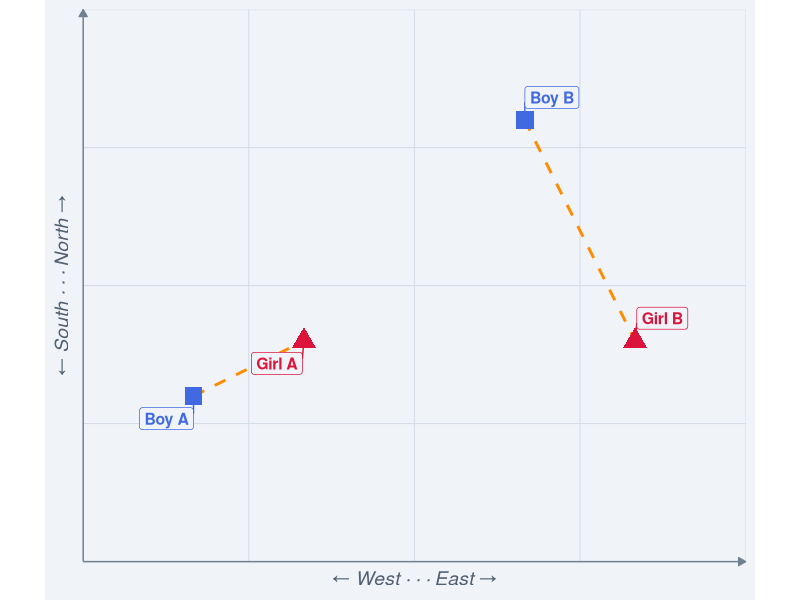
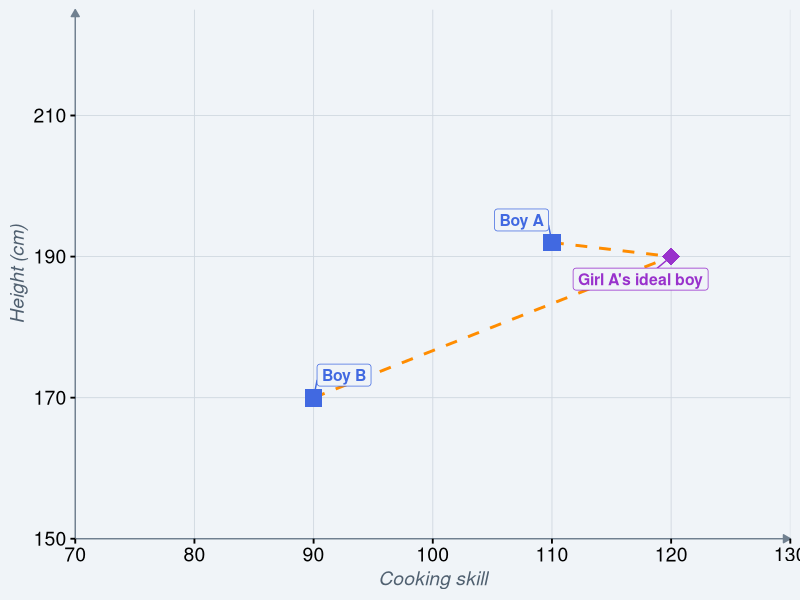
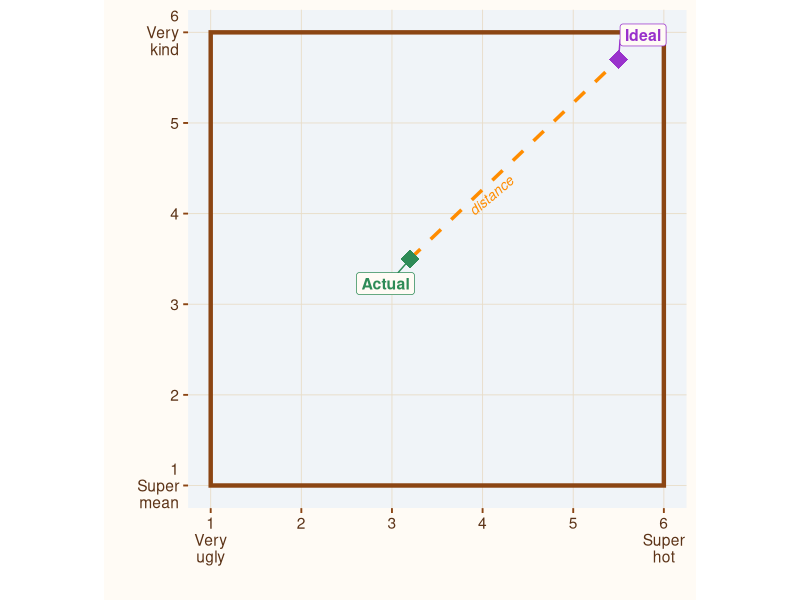
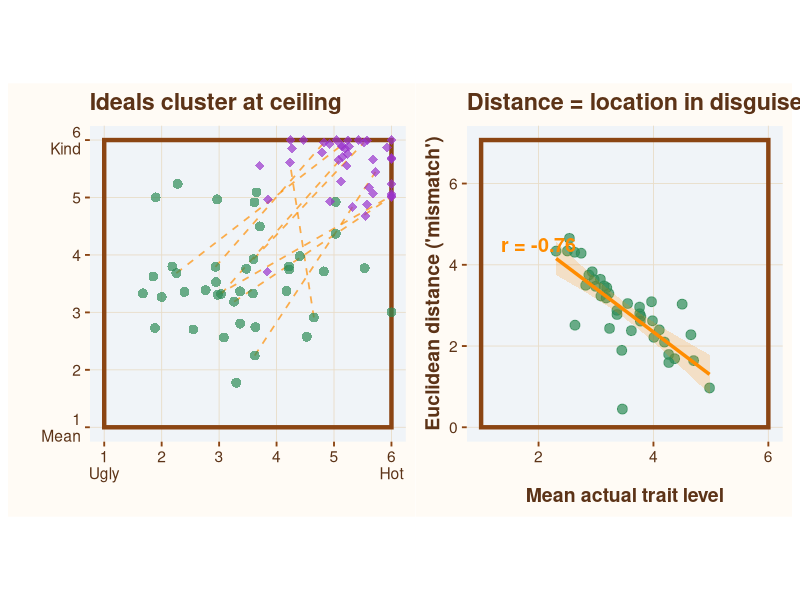
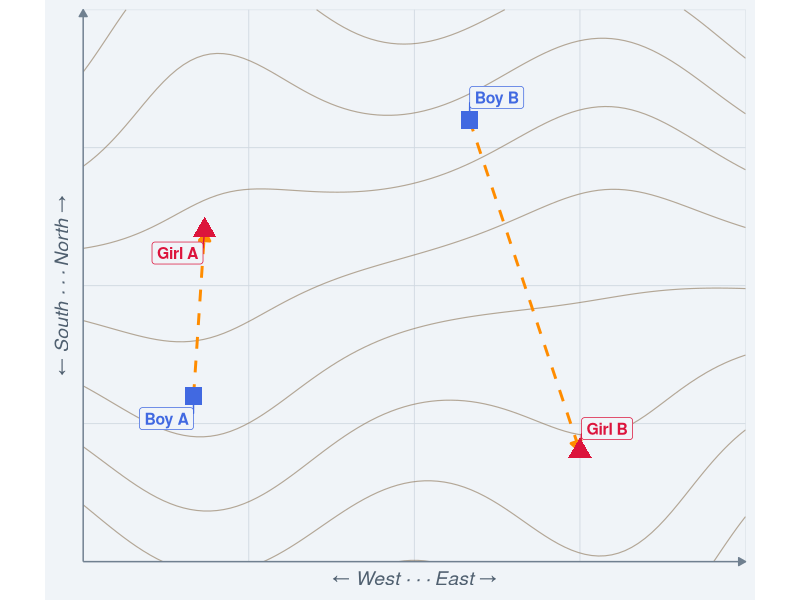
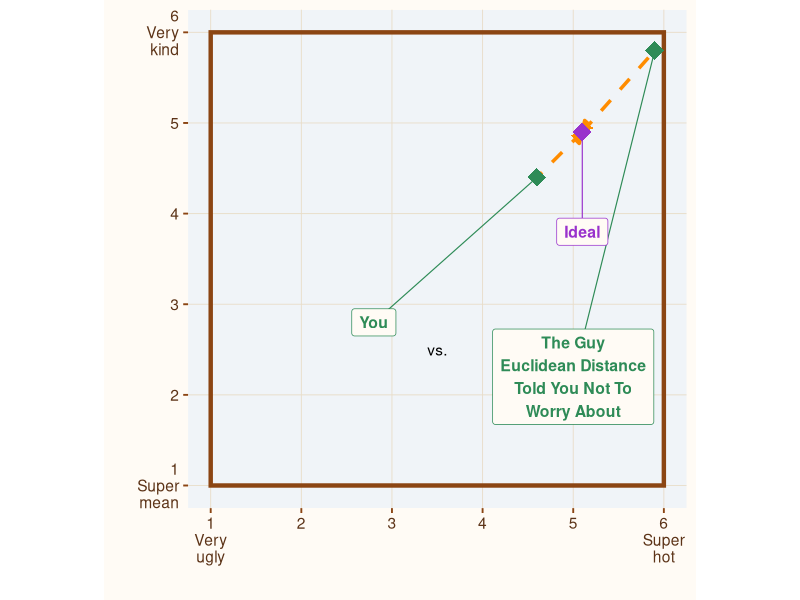

Write R code to recreate these figures, in order.
## ---- chunk 1
library(ggplot2)
library(ggrepel)
library(patchwork)
knitr::opts_chunk$set(warning = FALSE)

# =============================================================================
# THEMES: Space vs Box
# =============================================================================

theme_space <- theme_minimal(base_size = 14) +
    theme(
      panel.background = element_rect(fill = "#f0f4f8", color = NA),
      plot.background = element_rect(fill = "#f0f4f8", color = NA),
      panel.grid.major = element_line(color = "#d0d8e0", linewidth = 0.3),
      panel.grid.minor = element_blank(),
      axis.line = element_line(color = "#708090", linewidth = 0.5,
                               arrow = arrow(length = unit(0.2, "cm"), type = "closed")),
      axis.ticks = element_blank(),
      axis.title = element_text(color = "#506070", face = "italic"),
      axis.text = element_blank(),
      plot.title = element_text(face = "bold", color = "#304050"),
      plot.subtitle = element_text(color = "#506070"),
      legend.position = "none"
    )
# Box theme: feels constrained, bounded, walls emphasized
theme_box <- theme_minimal(base_size = 14) +
    theme(
      panel.background = element_rect(fill = "#f0f4f8", color = NA),
      plot.background = element_rect(fill = "#fffbf5", color = NA),
      panel.grid.major = element_line(color = "#e8dcc8", linewidth = 0.3),
      panel.grid.minor = element_blank(),
      axis.line = element_blank(),
      axis.ticks = element_line(color = "#8b4513"),
      axis.title = element_text(color = "#5c3317", face = "bold"),
      axis.text = element_text(color = "#5c3317"),
      plot.title = element_text(face = "bold", color = "#5c3317"),
      plot.subtitle = element_text(color = "#7a5230"),
      legend.position = "none"
    )

# Colors
col_boy <- "#4169E1"
col_girl <- "#DC143C"
col_ideal <- "#9932CC"
col_actual <- "#2E8B57"
col_distance <- "#FF8C00"
## ---- chunk 2
set.seed(20191005)

space_data <- data.frame(
  id = c("Boy A", "Boy B", "Girl A", "Girl B"),
  x = c(2, 8, 4, 10),
  y = c(3, 8, 4, 4),
  type = c("boy", "boy", "girl", "girl")
)

pairs_simple <- data.frame(
  x_start = c(2, 8),
  y_start = c(3, 8),
  x_end = c(4, 10),
  y_end = c(4, 4)
)

ggplot() +
  geom_segment(data = pairs_simple,
               aes(x = x_start, y = y_start, xend = x_end, yend = y_end),
               color = col_distance, linewidth = 1, linetype = "dashed") +
  geom_point(data = space_data,
             aes(x = x, y = y, shape = type, color = type),
             size = 5, stroke = 1.5) +
  geom_label_repel(data = space_data,
                   aes(x = x, y = y, label = id, color = type),
                   size = 4, fontface = "bold",
                   box.padding = 0.5, point.padding = 0.3,
                   fill = "#f0f4f8") +
  scale_color_manual(values = c("boy" = col_boy, "girl" = col_girl)) +
  scale_shape_manual(values = c("boy" = 15, "girl" = 17)) +
  scale_x_continuous(limits = c(0, 12), expand = c(0, 0)) +
  scale_y_continuous(limits = c(0, 10), expand = c(0, 0)) +
  labs(x = "← West · · · East →",
       y = "← South · · · North →") +
  coord_fixed(ratio = 1) +
  theme_space
## ---- chunk 3
set.seed(42)

space_data <- data.frame(
  id = c("Boy A", "Boy B", "Girl A's ideal boy"),
  x = c(110, 90, 120),
  y = c(192, 170, 190),
  type = c("boy", "boy", "ideal boy")
)

pairs_simple <- data.frame(
  x_start = c(110, 90),
  y_start = c(192, 170),
  x_end = c(120, 120),
  y_end = c(190, 190)
)

ggplot() +
  geom_segment(data = pairs_simple,
               aes(x = x_start, y = y_start, xend = x_end, yend = y_end),
               color = col_distance, linewidth = 1, linetype = "dashed") +
  geom_point(data = space_data,
             aes(x = x, y = y, shape = type, color = type),
             size = 5, stroke = 1.5) +
  geom_label_repel(data = space_data,
                   aes(x = x, y = y, label = id, color = type),
                   size = 4, fontface = "bold",
                   box.padding = 0.5, point.padding = 0.3,
                   fill = "#f0f4f8") +
  scale_color_manual(values = c("boy" = col_boy, "ideal boy" = col_ideal)) +
  scale_shape_manual(values = c("boy" = 15, "ideal boy" = 18)) +
  scale_x_continuous(limits = c(70, 130), expand = c(0, 0)) +
  scale_y_continuous(limits = c(150, 225), expand = c(0, 0)) +
  labs(x = "Cooking skill",
       y = "Height (cm)") +
  theme_space +
  theme(axis.ticks = element_line(),
      axis.text = element_text()
  )
## ---- chunk 4
box_data <- data.frame(
  id = c("Ideal", "Actual"),
  x = c(5.5, 3.2),
  y = c(5.7, 3.5),
  type = c("ideal", "actual")
)

ggplot() +
  geom_segment(aes(x = 3.2, y = 3.5, xend = 5.5, yend = 5.7),
               color = col_distance, linewidth = 1.2, linetype = "dashed") +
  annotate("rect", xmin = 1, xmax = 6, ymin = 1, ymax = 6, 
         fill = NA, color = "#8b4513", linewidth = 1.5) +
  geom_point(data = box_data,
             aes(x = x, y = y, color = type),
             size = 6, shape = 18) +
  geom_label_repel(data = box_data,
                   aes(x = x, y = y, label = id, color = type),
                   size = 4, fontface = "bold",
                   box.padding = 0.6, point.padding = 0.3,
                   fill = "#fffbf5") +
  annotate("text", x = 4.1, y = 4.2, label = "distance",
           color = col_distance, fontface = "italic", size = 3.5, angle = 40) +
  scale_color_manual(values = c("ideal" = col_ideal, "actual" = col_actual)) +
  scale_x_continuous(limits = c(1, 6), breaks = 1:6,
                     labels = c("1\nVery\nugly", "2", "3", "4", "5", "6\nSuper\nhot")) +
  scale_y_continuous(limits = c(1, 6), breaks = 1:6,
                     labels = c("1\nSuper\nmean", "2", "3", "4", "5", "6\nVery\nkind")) +
  labs(x = "", y = "") +
  coord_fixed(ratio = 1) +
  theme_box
## ---- chunk 5
n_people <- 40

ideals <- data.frame(
  id = 1:n_people,
  x = pmin(6, pmax(1, rnorm(n_people, mean = 5.3, sd = 0.6))),
  y = pmin(6, pmax(1, rnorm(n_people, mean = 5.5, sd = 0.6))),
  type = "ideal"
)

actuals <- data.frame(
  id = 1:n_people,
  x = pmin(6, pmax(1, rnorm(n_people, mean = 3.5, sd = 1.1))),
  y = pmin(6, pmax(1, rnorm(n_people, mean = 3.8, sd = 1.0))),
  type = "actual"
)

distances <- sqrt((actuals$x - ideals$x)^2 + (actuals$y - ideals$y)^2)
actuals$distance <- distances
actuals$actual_mean <- (actuals$x + actuals$y) / 2

subset_ids <- c(1, 5, 10, 15, 20, 25, 30, 35)
distance_segments <- data.frame(
  x_start = actuals$x[subset_ids],
  y_start = actuals$y[subset_ids],
  x_end = ideals$x[subset_ids],
  y_end = ideals$y[subset_ids]
)

p_box <- ggplot() +
  annotate("rect", xmin = 1, xmax = 6, ymin = 1, ymax = 6, 
         fill = NA, color = "#8b4513", linewidth = 1.5) +
  geom_segment(data = distance_segments,
               aes(x = x_start, y = y_start, xend = x_end, yend = y_end),
               color = col_distance, linewidth = 0.6, alpha = 0.7, linetype = "dashed") +
  geom_point(data = actuals, aes(x = x, y = y),
             color = col_actual, size = 3, alpha = 0.7, shape = 16) +
  geom_point(data = ideals, aes(x = x, y = y),
             color = col_ideal, size = 3, alpha = 0.7, shape = 18) +
  scale_x_continuous(limits = c(1, 6), breaks = 1:6,
                     labels = c("1\nUgly", "2", "3", "4", "5", "6\nHot")) +
  scale_y_continuous(limits = c(1, 6), breaks = 1:6,
                     labels = c("1\nMean", "2", "3", "4", "5", "6\nKind")) +
  labs(title = "Ideals cluster at ceiling",
       x = "", y = "") +
  coord_fixed(ratio = 1) +
  theme_box

p_cor <- ggplot(actuals, aes(x = actual_mean, y = distance)) +
  annotate("rect", xmin = 1, xmax = 6, ymin = 0, ymax = sqrt((1 - 6)^2 + (1 - 6)^2), 
         fill = NA, color = "#8b4513", linewidth = 1.5) +
  geom_point(color = col_actual, size = 3, alpha = 0.7) +
  geom_smooth(method = "lm", color = col_distance, fill = col_distance,
              alpha = 0.2, linewidth = 1.2) +
  annotate("text", x = 2, y = 4.5,
           label = paste0("r = ", round(cor(actuals$actual_mean, actuals$distance), 2)),
           size = 5, fontface = "bold", color = col_distance) +
  scale_x_continuous(limits = c(1, 6)) +
  scale_y_continuous(limits = c(0, sqrt((1 - 6)^2 + (1 - 6)^2))) +
  labs(title = "Distance = location in disguise",
       x = "Mean actual trait level", y = "Euclidean distance ('mismatch')") +
  theme_box +
  theme(axis.text = element_text(color = "#5c3317"))

p_box + p_cor
## ---- chunk 6
set.seed(20191005)

terrain_grid <- expand.grid(
  x = seq(0, 12, length.out = 100),
  y = seq(0, 10, length.out = 100)
)

# North is mountains, south is lowlands, with some ridges and valleys
terrain_grid$z <- terrain_grid$y + 
  1 * sin(terrain_grid$x * 0.8) * cos(terrain_grid$y * 0.3) +
  1 * sin((terrain_grid$x + terrain_grid$y) * 0.3)

space_data <- data.frame(
  id = c("Boy A", "Boy B", "Girl A", "Girl B"),
  x = c(2, 7, 2.2, 9),
  y = c(3, 8, 6, 2),
  type = c("boy", "boy", "girl", "girl")
)

pairs_simple <- data.frame(
  x_start = c(2, 7),
  y_start = c(3, 8),
  x_end = c(2.2, 9),
  y_end = c(6, 2)
)

ggplot() +
  geom_contour(data = terrain_grid, aes(x = x, y = y, z = z),
               color = "#8B7355", linewidth = 0.4, alpha = 0.6,
               bins = 10) +
  geom_segment(data = pairs_simple,
               aes(x = x_start, y = y_start, xend = x_end, yend = y_end),
               color = col_distance, linewidth = 1, linetype = "dashed",
               arrow = arrow(length = unit(0.3, "cm"), type = "closed")) +
  geom_point(data = space_data,
             aes(x = x, y = y, shape = type, color = type),
             size = 5, stroke = 1.5) +
  geom_label_repel(data = space_data,
                   aes(x = x, y = y, label = id, color = type),
                   size = 4, fontface = "bold",
                   box.padding = 0.5, point.padding = 0.3,
                   fill = "#f0f4f8") +
  scale_color_manual(values = c("boy" = col_boy, "girl" = col_girl)) +
  scale_shape_manual(values = c("boy" = 15, "girl" = 17)) +
  scale_x_continuous(limits = c(0, 12), expand = c(0, 0)) +
  scale_y_continuous(limits = c(0, 10), expand = c(0, 0)) +
  labs(x = "← West · · · East →",
       y = "← South · · · North →") +
  coord_fixed(ratio = 1) +
  theme_space
## ---- chunk 7
box_data <- data.frame(
  id = c("Ideal", "You", "The Guy\nEuclidean Distance\nTold You Not To\nWorry About"),
  x = c(5.1, 4.6, 5.9),
  y = c(4.9, 4.4, 5.8),
  type = c("ideal", "actual", "actual"),
  # manual label positions
  lx = c(5.1, 2.8, 5),
  ly = c(3.8, 2.8, 2.2)
)

ggplot() +
  geom_segment(aes(x = 5.1, y = 4.9, xend = 4.6, yend = 4.4),
               color = col_distance, linewidth = 1.2, linetype = "dashed",
               arrow = arrow(length = unit(0.3, "cm"), type = "closed", ends = "first")) +
  geom_segment(aes(x = 5.1, y = 4.9, xend = 5.9, yend = 5.8),
               color = col_distance, linewidth = 1.2, linetype = "dashed",
               arrow = arrow(length = unit(0.3, "cm"), type = "closed", ends = "first")) +
  annotate("rect", xmin = 1, xmax = 6, ymin = 1, ymax = 6,
           fill = NA, color = "#8b4513", linewidth = 1.5) +
  annotate("text", x = 3.5, y = 2.5, label = "vs.") +
  # connector lines from labels to points
  geom_segment(data = box_data,
               aes(x = lx, y = ly, xend = x, yend = y, color = type),
               linewidth = 0.4) +
  geom_point(data = box_data,
             aes(x = x, y = y, color = type),
             size = 6, shape = 18) +
  geom_label(data = box_data,
             aes(x = lx, y = ly, label = id, color = type),
             size = 4, fontface = "bold",
             fill = "#fffbf5", label.padding = unit(0.4, "lines")) +
  scale_color_manual(values = c("ideal" = col_ideal, "actual" = col_actual)) +
  scale_x_continuous(limits = c(1, 6), breaks = 1:6,
                     labels = c("1\nVery\nugly", "2", "3", "4", "5", "6\nSuper\nhot")) +
  scale_y_continuous(limits = c(1, 6), breaks = 1:6,
                     labels = c("1\nSuper\nmean", "2", "3", "4", "5", "6\nVery\nkind")) +
  labs(x = "", y = "") +
  coord_fixed(ratio = 1) +
  theme_box
